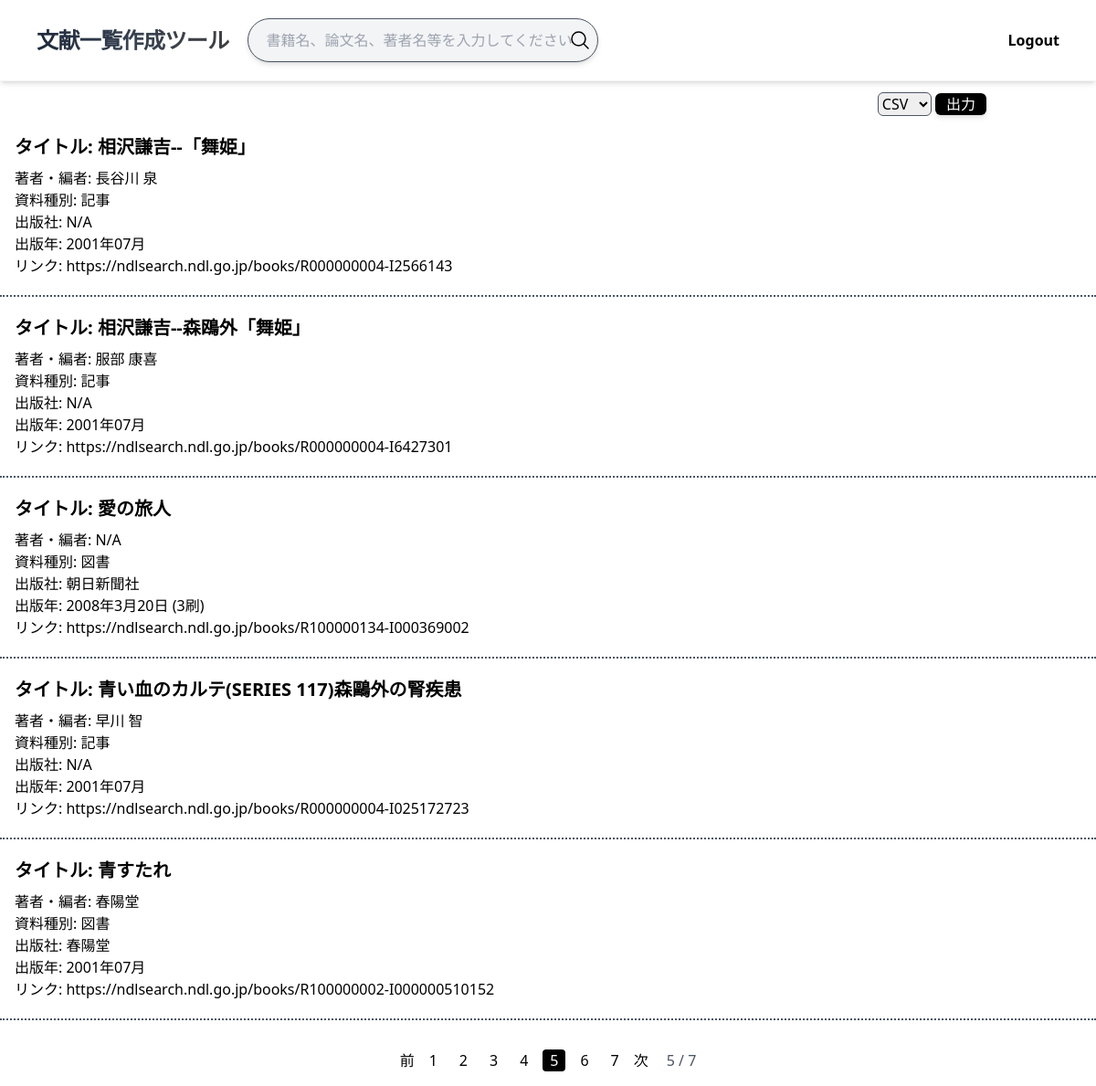
The app's page /mypage/?page=5 (signed in) with its own data.
### api/models.py (models this page shows)
class Book(models.Model):
    type = models.ManyToManyField(Type, blank=True) #図書種別
    title = models.CharField(max_length=255) #資料タイトル
    author = models.ManyToManyField(Author, blank=True) #著者
    publisher = models.ForeignKey(Publisher, on_delete=models.PROTECT) #出版社
    date = models.CharField(max_length=10) #出版年
    magazine_title = models.ManyToManyField(Magazine, blank=True) #掲載誌タイトル
    magazine_number = models.CharField(max_length=20, blank=True) #掲載誌関数
    magazine_date = models.CharField(max_length=10, blank=True) #掲載誌出版年
    page = models.CharField(max_length=20, blank=True) #論文掲載ページ数
    link = models.URLField(blank=True) #図書資料へのアクセスURL
    user = models.ForeignKey(User, on_delete=models.CASCADE, related_name='favorites', null=True) #email

class Author(models.Model):
    author = models.CharField(max_length=20)

class Type(models.Model):
    type = models.CharField(max_length=5)

class Publisher(models.Model):
    publisher = models.CharField(max_length=20)

### api/views.py (the view)
# urls.py: path('mypage/', BookListView.as_view(), name='mypage'),
class BookListView(ListView, FormView):
    print("OK")
    template_name = 'mypage.html'
    context_object_name = 'book_obj'
    form_class = SearchForm
    paginate_by = 5
    def get_queryset(self):
        print('get_queryset関数OK')
        return Book.objects.filter(user=self.request.user)

### api/forms.py
class SearchForm(forms.Form):
    searchword = forms.CharField(label="検索ワード", max_length=10, )
    def __init__(self, *args, **kwargs):
        super().__init__(*args, **kwargs)
        self.fields["searchword"].widget.attrs["class"] = "block w-full h-12 pl-5 border rounded-full bg-gray-100 border-gray-600 shadow-md "
        self.fields["searchword"].widget.attrs["placeholder"] = "書籍名、論文名、著者名等を入力してください"

### templates/mypage.html (shortened to what this page needs)
{% load static %}
<!DOCTYPE html>
<html lang="en">
<head>
    <script src="https://cdn.tailwindcss.com"></script>
</head>
<body class="h-full">
    {% block content %}
    <header class="mb-3 border-b border-gray-100 shadow-md">
        <div class="flex justify-between py-5 mx-10 border-gray-600">
            <div class="flex space-x-5">
                <div class="flex items-center">
                    <a href="{% url "api:top" %}">
                        <span class="text-2xl font-semibold tracking-tight
                        bg-gradient-to-r from-slate-800 via-gray-700 to-neutral-700
                        bg-clip-text text-transparent">文献一覧作成ツール</span>
                    </a>
                </div>
                <div class="flex items-center">
                    <form action="/search/" method="post">
                        <div class="relative w-96">
                            {{ form.searchword }}
                            <button type="submit" class="absolute right-2 top-2/4 -translate-y-2/4">
                                    <svg xmlns="http://www.w3.org/2000/svg" fill="none" viewBox="0 0 24 24" stroke-width="1.5" stroke="currentColor" class="size-6">
                                        <path stroke-linecap="round" stroke-linejoin="round" d="m21 21-5.197-5.197m0 0A7.5 7.5 0 1 0 5.196 5.196a7.5 7.5 0 0 0 10.607 10.607Z" />
                                    </svg>
                            </button>
                        </div>
                    </form>
                </div>
            </div>
            <div class="flex items-center">
                <nav class="space-x-4">
                    <form method="post" action="{% url "api:logout" %}">
                        <button type="submit" class="font-semibold">Logout</button>
                    </form>
                </nav>
            </div>
        </div>
    </header>
    <main>
        <div class="flex justify-center">
            <div class="flex items-center justify-end w-4/5">
                <form method="post" action="{% url "api:export" %}">{% csrf_token %}
                    <select name="output" class="border border-gray-600 rounded-md">
                        <option value="csv">CSV</option>
                    </select>
                    <button type="submit" class="px-3 text-center bg-black rounded-md shadow-md text-white hover:bg-gray-300 hover:text-black hover:duration-500" >出力</button>
                </form>
            </div>
        </div>
        <div class="">
            {% for book in book_obj %}
                <form method="post" action="">{% csrf_token %}
                    <div class=" pt-3 pb-5 border-b-2 border-dotted border-gray-600" value="{{ book }}">
                        <div class="px-4">
                            <a href="{% url 'api:update_bookpage' book.pk %}"><p name="title" class="font-bold py-2 text-xl">タイトル: {{ book.title }}</p></a>
                            {% for author in book.author.all %}
                                <div><p name="author">著者・編者: {{ author.author }}</p></div>
                            {% endfor %}
                            {% for type in book.type.all %}
                                <div><p name="type">資料種別: {{ type.type }}</p></div>
                            {% endfor %}
                            <div><p name="publisher">出版社: {{ book.publisher.publisher }}</p></div>
                            <div><p name="date">出版年: {{ book.date }}</p></div>
                            <div>リンク: <a name="link" href="{{ book.link }}">{{ book.link }}</a></div>
                        </div>
                    </div>
                </form>
            {% endfor %}
        </div>
        <div class="pagination mt-8 mb-4 flex justify-center">
            <ul class="pagination flex space-x-2">
                {% if page_obj.has_previous %}
                    <li><a href="?page={{ page_obj.previous_page_number }}" class="page-link text-primary d-inline-block">前</a></li>
                {% else %}
                    <li class="disabled"><div class="page-link text-secondary d-inline-block disabled" href="#">前</div></li>
                {% endif %}
                {% for num in page_obj.paginator.page_range %}
                    {% if num %}
                        {% if num == page_obj.number %}
                            <li class="current-page">
                                <div class="bg-black text-white rounded px-2">
                                    {{ num }}
                                </div>
                            </li>
                        {% elif page_obj.number|add:"4" >= num and page_obj.number|add:"-4" <= num %}
                            <li>
                                <a href="?page={{ num }}" class="page-link text-primary d-inline-block rounded px-2">
                                    {{ num }}
                                </a>
                            </li>
                        {% endif %}
                    {% endif %}
                {% endfor %}
                {% if page_obj.has_next %}
                    <li>
                        <a href="?page={{ page_obj.next_page_number }}" class="page-link text-primary d-inline-block">
                            次
                        </a>
                    </li>
                {% else %}
                    <li class="disabled">
                        <div class="page-link text-secondary d-inline-block disabled">
                            次
                        </div>
                    </li>
                {% endif %}
                <li class="pl-3 p-md-2 text-gray-600">
                    {{ page_obj.number }} / {{ page_obj.paginator.num_pages }}
                </li>
            </ul>
        </div>
        {% endblock content %}
    </main>
</body>
</html>

### records on screen
Book: title "相沢謙吉--「舞姫」", publisher.publisher "N/A", date "2001年07月", link "https://ndlsearch.ndl.go.jp/books/R000000004-I2566143"
Author: author "長谷川 泉"
Type: type "記事"
Book: title "相沢謙吉--森鴎外「舞姫」", publisher.publisher "N/A", date "2001年07月", link "https://ndlsearch.ndl.go.jp/books/R000000004-I6427301"
Author: author "服部 康喜"
Book: title "愛の旅人", publisher.publisher "朝日新聞社", date "2008年3月20日 (3刷)", link "https://ndlsearch.ndl.go.jp/books/R100000134-I000369002"
Author: author "N/A"
Type: type "図書"
Book: title "青い血のカルテ(SERIES 117)森鷗外の腎疾患", publisher.publisher "N/A", date "2001年07月", link "https://ndlsearch.ndl.go.jp/books/R000000004-I025172723"
Author: author "早川 智"
Book: title "青すたれ", publisher.publisher "春陽堂", date "2001年07月", link "https://ndlsearch.ndl.go.jp/books/R100000002-I000000510152"
Author: author "春陽堂"

### other values on screen
{{ num }} "1" "2" "3" "4" "6" "7"
{{ num }} "5"
{{ page_obj.number }} "5"
{{ page_obj.paginator.num_pages }} "7"
